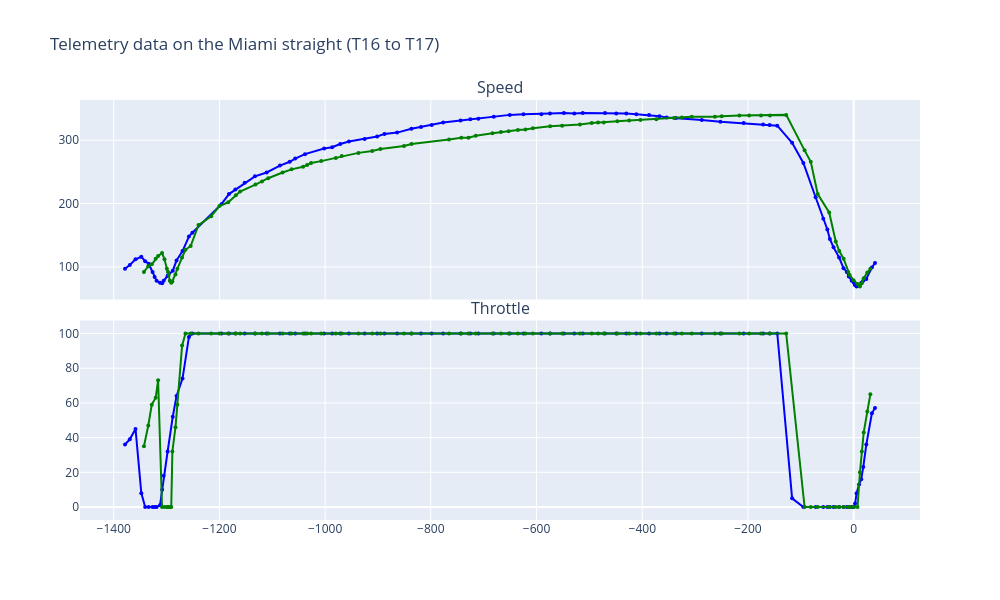

The notebook cell this image was saved under:
### Code cell
fig = make_subplots(
    rows=2,
    cols=1,
    shared_xaxes=True,
    vertical_spacing=0.05,
    subplot_titles=["Speed", "Throttle"],
    # title="Telemetry data on the Shanghai straight",
)
plot_df = df2[(df2['distance_m']>_start_2026) & (df2['distance_m']<_end_2026 + 100)]
plot_df['distance_plt'] = plot_df['distance_m'] - _end_2026
fig.add_trace(
    go.Scatter(
        x=plot_df['distance_plt'].values,
        y=plot_df['speed'].values,
        name='Speed - 2026',
        line=dict(color='blue'),
        marker=dict(size=4),
        mode='lines+markers',
    ),
    row=1, col=1,
)
fig.add_trace(
    go.Scatter(
        x=plot_df['distance_plt'].values,
        y=plot_df['throttle'].values,
        name='Throttle - 2026',
        line=dict(color='blue'),
        marker=dict(size=4),
        mode='lines+markers',
    ),
    row=2, col=1,
)
plot_df = df4[(df4['distance_m']>_start_2025) & (df4['distance_m']<_end_2025 + 100)]
plot_df['distance_plt'] = plot_df['distance_m'] - _end_2025
fig.add_trace(
    go.Scatter(
        x=plot_df['distance_plt'].values,
        y=plot_df['speed'].values,
        name='Speed - 2025',
        line=dict(color='green'),
        marker=dict(size=4),
        mode='lines+markers',
    ),
    row=1, col=1,
)
fig.add_trace(
    go.Scatter(
        x=plot_df['distance_plt'].values,
        y=plot_df['throttle'].values,
        name='Throttle - 2025',
        line=dict(color='green'),
        marker=dict(size=4),
        mode='lines+markers',
    ),
    row=2, col=1,
)
fig.update_layout(
    title="Telemetry data on the Miami straight (T16 to T17)",
    height=600,
    width=1000,
    hovermode="x unified",
    showlegend=False,
    legend=dict(orientation="h", yanchor="bottom", y=1.02, xanchor="right", x=1),
)
fig.update_xaxes(
    showspikes=True,
    spikemode="across",
    spikedash="solid",
    spikecolor="rgba(128, 128, 128, 0.5)",
    spikethickness=1,
    # title="Distance to apex (m)"
)
